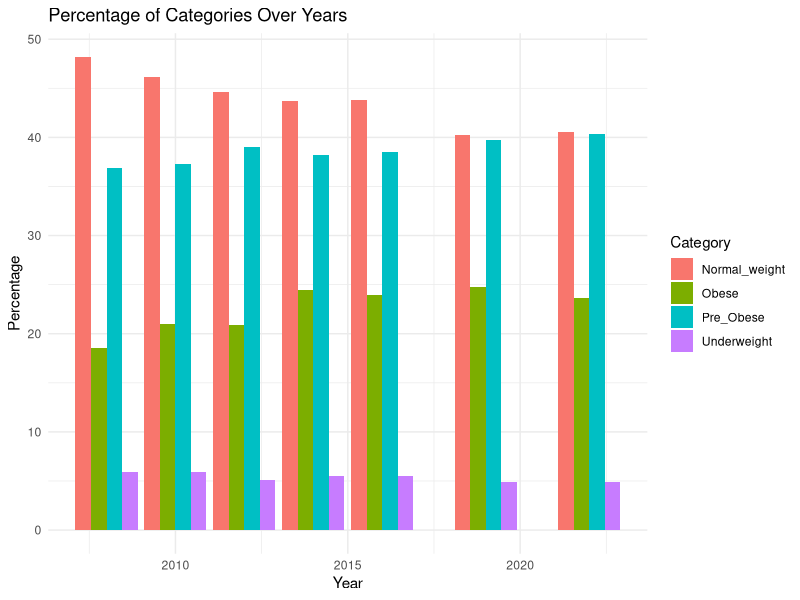
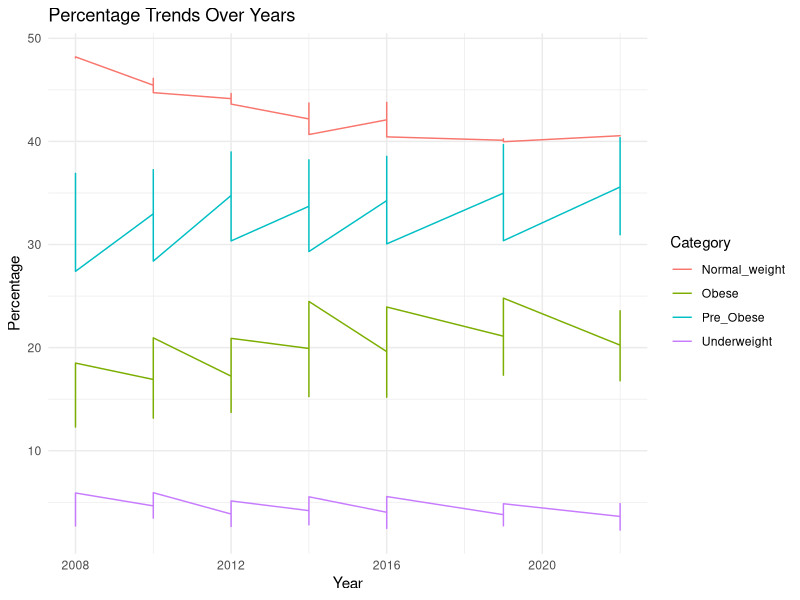
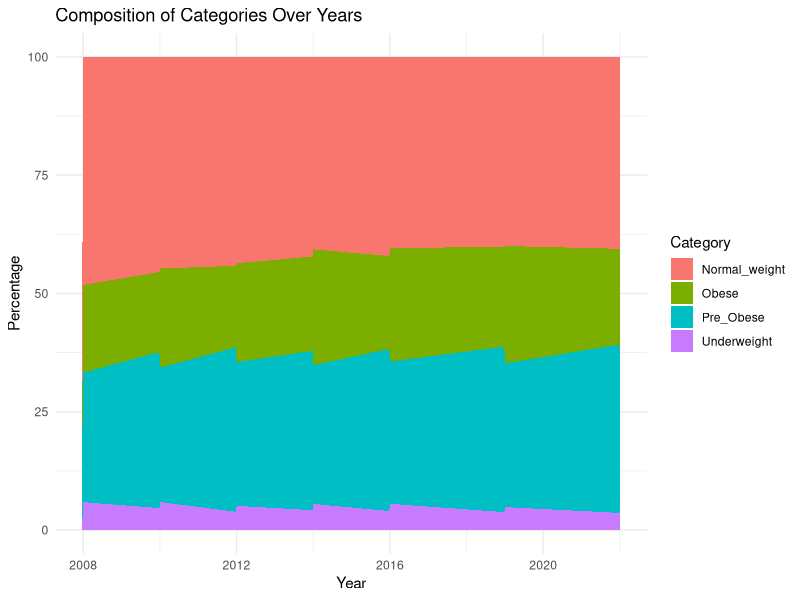
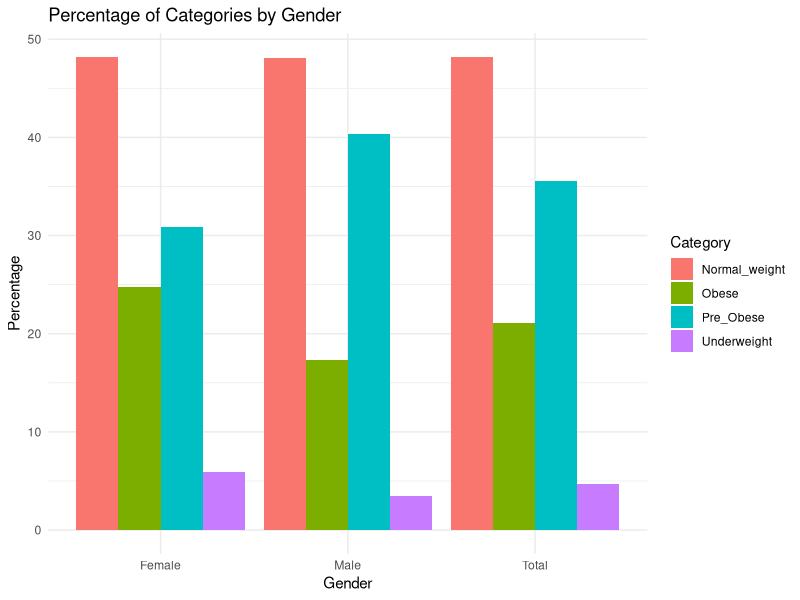

Write R code to recreate these figures, in order.
## ---- chunk 1
suppressPackageStartupMessages(library(dplyr))
library(readxl)
library(dplyr)
library(tidyr)
library(ggplot2)
data_3 <- read_excel("tidydataset3.xls")
colnames(data_3) <- c("Year", "Sex", "Underweight", "Normal_weight", "Pre_Obese", "Obese")
data_3_long <- data_3 %>%
  pivot_longer(cols = c(Underweight, Normal_weight, Pre_Obese, Obese),
               names_to = "Category",
               values_to = "Percentage")
ggplot(data_3_long, aes(x = Year, y = Percentage, fill = Category)) +
  geom_bar(stat = "identity", position = "dodge") +
  labs(title = "Percentage of Categories Over Years",
       x = "Year",
       y = "Percentage") +
  theme_minimal()


## ---- chunk 2
library(ggplot2)
suppressPackageStartupMessages(library(dplyr))
library(readxl)
library(dplyr)
library(tidyr)
data_3 <- read_excel("tidydataset3.xls")
colnames(data_3) <- c("Year", "Sex", "Underweight", "Normal_weight", "Pre_Obese", "Obese")
data_3_long <- data_3 %>%
  pivot_longer(cols = c(Underweight, Normal_weight, Pre_Obese, Obese),
               names_to = "Category",
               values_to = "Percentage")
ggplot(data_3_long, aes(x = Year, y = Percentage, color = Category)) +
  geom_line() +
  labs(title = "Percentage Trends Over Years",
       x = "Year",
       y = "Percentage") +
  theme_minimal()
## ---- chunk 3
library(ggplot2)
suppressPackageStartupMessages(library(dplyr))
library(readxl)
library(dplyr)
library(tidyr)
data_3 <- read_excel("tidydataset3.xls")
colnames(data_3) <- c("Year", "Sex", "Underweight", "Normal_weight", "Pre_Obese", "Obese")
data_3_long <- data_3 %>%
  pivot_longer(cols = c(Underweight, Normal_weight, Pre_Obese, Obese),
               names_to = "Category",
               values_to = "Percentage")
ggplot(data_3_long, aes(x = Year, y = Percentage, fill = Category)) +
  geom_area() +
  labs(title = "Composition of Categories Over Years",
       x = "Year",
       y = "Percentage") +
  theme_minimal()
## ---- chunk 4
library(ggplot2)
suppressPackageStartupMessages(library(dplyr))
library(readxl)
library(dplyr)
library(tidyr)
data_3 <- read_excel("tidydataset3.xls")
colnames(data_3) <- c("Year", "Sex", "Underweight", "Normal_weight", "Pre_Obese", "Obese")
data_3_long <- data_3 %>%
  pivot_longer(cols = c(Underweight, Normal_weight, Pre_Obese, Obese),
               names_to = "Category",
               values_to = "Percentage")
ggplot(data_3_long, aes(x = Sex, y = Percentage, fill = Category)) +
  geom_bar(stat = "identity", position = "dodge") +
  labs(title = "Percentage of Categories by Gender",
       x = "Gender",
       y = "Percentage") +
  theme_minimal()
